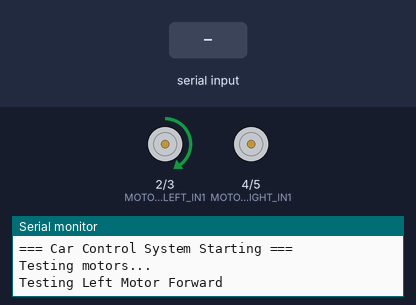
The sketch below on a simulated Arduino Mega 2560, built with avr-gcc and run on an emulated ATmega2560. Shown: motor-driver pin pairs drawn as motors (green arrow = first pin HIGH = forward, orange = second pin HIGH = backward, longer = more drive), the last lines printed to the serial monitor. Inputs (shaded band) come from the test bench.

Above: at 0.1 s.
At 1.6 s:
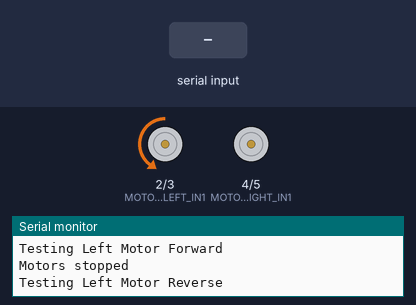
At 6.7 s:
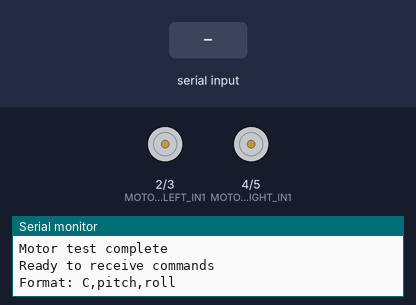
6.8 s: "90,45\n" received over the second serial link
8.3 s: "5\n" received over the second serial link
9.8 s: "1,90,45\n" received over the second serial link
Timing chart, 0 to 12.8 s (numbered marks = the images above; inputs shaded):
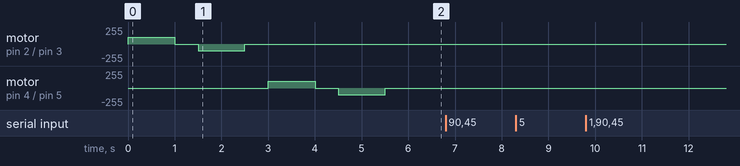

The sketch:

CarPart.ino
```cpp
// Debug Car Control Code for DRV8871 drivers

// Pin definitions for motor drivers
#define MOTOR_LEFT_IN1  2
#define MOTOR_LEFT_IN2  3
#define MOTOR_RIGHT_IN1 4
#define MOTOR_RIGHT_IN2 5

// Constants
#define MAX_SPEED 153     // ~60% of 255 for 9V power
#define MIN_ANGLE 5.0     // Minimum angle to start moving
#define MAX_ANGLE 60.0    // Angle for maximum speed
#define EMERGENCY_ANGLE 80.0

// Buffer for receiving data
char buffer[32];
int bufferIndex = 0;

// Variables to store received angles
float receivedPitch = 0.0;
float receivedRoll = 0.0;

void setup() {
    Serial.begin(115200);  // USB Serial for debugging
    Serial1.begin(9600);   // Bluetooth Serial

    // Initialize motor pins
    pinMode(MOTOR_LEFT_IN1, OUTPUT);
    pinMode(MOTOR_LEFT_IN2, OUTPUT);
    pinMode(MOTOR_RIGHT_IN1, OUTPUT);
    pinMode(MOTOR_RIGHT_IN2, OUTPUT);

    stopMotors();
    Serial.println("\n=== Car Control System Starting ===");

    // Basic motor test
    Serial.println("\nTesting motors...");
    testMotors();

    Serial.println("\nReady to receive commands");
    Serial.println("Format: C,pitch,roll");
}

void testMotors() {
    Serial.println("Testing Left Motor Forward");
    analogWrite(MOTOR_LEFT_IN1, 100);
    analogWrite(MOTOR_LEFT_IN2, 0);
    delay(1000);
    stopMotors();
    delay(500);

    Serial.println("Testing Left Motor Reverse");
    analogWrite(MOTOR_LEFT_IN1, 0);
    analogWrite(MOTOR_LEFT_IN2, 100);
    delay(1000);
    stopMotors();
    delay(500);

    Serial.println("Testing Right Motor Forward");
    analogWrite(MOTOR_RIGHT_IN1, 100);
    analogWrite(MOTOR_RIGHT_IN2, 0);
    delay(1000);
    stopMotors();
    delay(500);

    Serial.println("Testing Right Motor Reverse");
    analogWrite(MOTOR_RIGHT_IN1, 0);
    analogWrite(MOTOR_RIGHT_IN2, 100);
    delay(1000);
    stopMotors();

    Serial.println("Motor test complete");
}

void stopMotors() {
    analogWrite(MOTOR_LEFT_IN1, 0);
    analogWrite(MOTOR_LEFT_IN2, 0);
    analogWrite(MOTOR_RIGHT_IN1, 0);
    analogWrite(MOTOR_RIGHT_IN2, 0);
    Serial.println("Motors stopped");
}

void setLeftMotor(int speed) {
    speed = constrain(speed, -MAX_SPEED, MAX_SPEED);

    Serial.print("Left Motor: ");
    if (speed >= 0) {
        analogWrite(MOTOR_LEFT_IN1, speed);
        analogWrite(MOTOR_LEFT_IN2, 0);
        Serial.print("Forward ");
    } else {
        analogWrite(MOTOR_LEFT_IN1, 0);
        analogWrite(MOTOR_LEFT_IN2, -speed);
        Serial.print("Reverse ");
    }
    Serial.println(abs(speed));
}

void setRightMotor(int speed) {
    speed = constrain(speed, -MAX_SPEED, MAX_SPEED);

    Serial.print("Right Motor: ");
    if (speed >= 0) {
        analogWrite(MOTOR_RIGHT_IN1, speed);
        analogWrite(MOTOR_RIGHT_IN2, 0);
        Serial.print("Forward ");
    } else {
        analogWrite(MOTOR_RIGHT_IN1, 0);
        analogWrite(MOTOR_RIGHT_IN2, -speed);
        Serial.print("Reverse ");
    }
    Serial.println(abs(speed));
}

void updateMotors() {
    Serial.println("\n=== Processing Movement ===");

    // Emergency stop check
    if (abs(receivedPitch) > EMERGENCY_ANGLE || abs(receivedRoll) > EMERGENCY_ANGLE) {
        Serial.println("EMERGENCY STOP - Angle too high");
        stopMotors();
        return;
    }

    // Calculate base movement
    int forwardSpeed = 0;
    int turnSpeed = 0;

    // Forward/Backward based on pitch
    if (abs(receivedPitch) > MIN_ANGLE) {
        forwardSpeed = map(receivedPitch, -MAX_ANGLE, MAX_ANGLE, MAX_SPEED, -MAX_SPEED);
        Serial.print("Forward Speed: "); Serial.println(forwardSpeed);
    }

    // Turning based on roll
    if (abs(receivedRoll) > MIN_ANGLE) {
        turnSpeed = map(receivedRoll, -MAX_ANGLE, MAX_ANGLE, -MAX_SPEED/2, MAX_SPEED/2);
        Serial.print("Turn Speed: "); Serial.println(turnSpeed);
    }

    // If only turning (no forward/backward movement)
    if (abs(receivedPitch) <= MIN_ANGLE && abs(receivedRoll) > MIN_ANGLE) {
        setLeftMotor(turnSpeed);
        setRightMotor(-turnSpeed);
    }
    // Combined movement
    else if (forwardSpeed != 0 || turnSpeed != 0) {
        int leftSpeed = forwardSpeed + turnSpeed;
        int rightSpeed = forwardSpeed - turnSpeed;

        Serial.print("Combined - Left: "); Serial.print(leftSpeed);
        Serial.print(" Right: "); Serial.println(rightSpeed);

        setLeftMotor(leftSpeed);
        setRightMotor(rightSpeed);
    }
    // No movement
    else {
        stopMotors();
    }
}

void parseCommand(char* cmd) {
    if (cmd[0] != 'C') {
        Serial.println("Invalid command format");
        return;
    }

    char* ptr = strchr(cmd, ',');
    if (!ptr) {
        Serial.println("Missing pitch value");
        return;
    }
    ptr++;
    receivedPitch = atof(ptr);

    ptr = strchr(ptr, ',');
    if (!ptr) {
        Serial.println("Missing roll value");
        return;
    }
    ptr++;
    receivedRoll = atof(ptr);

    Serial.print("\nReceived - Pitch: "); Serial.print(receivedPitch);
    Serial.print(" Roll: "); Serial.println(receivedRoll);
}

void readBluetooth() {
    while (Serial1.available()) {
        char c = Serial1.read();

        if (bufferIndex < sizeof(buffer) - 1) {
            buffer[bufferIndex++] = c;
        }

        if (c == '\n') {
            buffer[bufferIndex] = '\0';
            Serial.print("Raw BT data: "); Serial.println(buffer);
            parseCommand(buffer);
            updateMotors();
            bufferIndex = 0;
        }
    }
}

void loop() {
    readBluetooth();
    delay(10);
}
```
